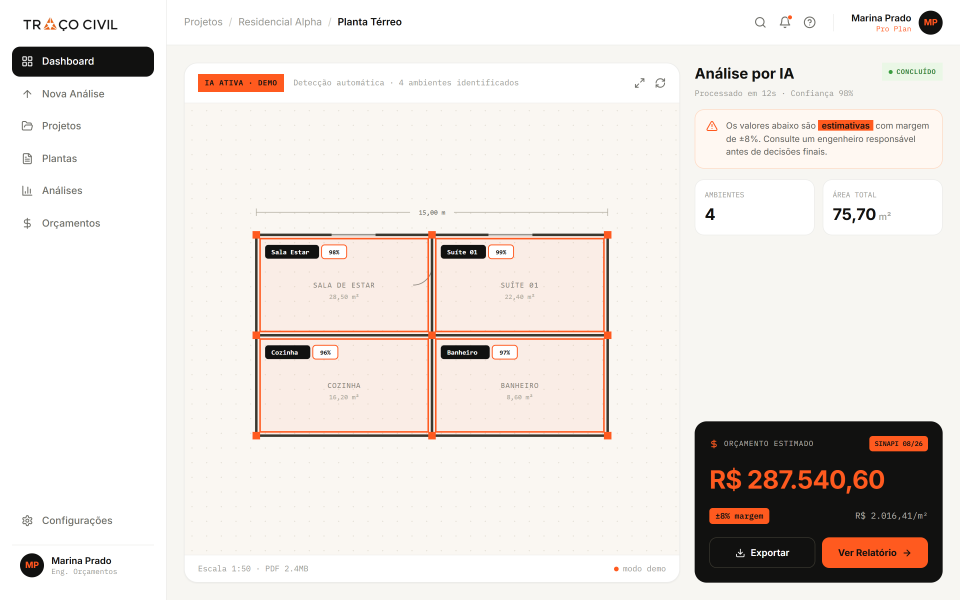
#> input picture dashboard-implementado.png, 2880 x 1800 px (shown at 1/3 size)
$ python -i detector.py   (imports and definitions only)
#> lines starting #> are read from the running program, lines starting #| are printed output that depends on the picture; after the words box and inside, x2 and y2 are one past the last pixel; in counts of white or black regions, pixels touching at a corner belong together
"""
TRAÇO - Detector de Elementos Arquitetônicos
Algoritmos para identificar paredes, portas, janelas e ambientes em plantas.
"""

import numpy as np
from PIL import Image, ImageDraw, ImageFont
from pathlib import Path
from typing import Dict, List, Tuple, Optional
import json


class PlantDetector:
    """
    Detector de elementos em plantas arquitetônicas.
    Usa processamento de imagem para identificar:
    - Paredes (linhas grossas contínuas)
    - Portas (aberturas com arco)
    - Janelas (aberturas com linhas paralelas)
    - Ambientes (regiões fechadas)
    """

    def __init__(self):
        self.wall_thickness_min = 5  # pixels
        self.wall_thickness_max = 20  # pixels
        self.min_wall_length = 50  # pixels
        self.door_arc_threshold = 0.3  # relação arco/raio
        self.window_parallel_distance = (5, 15)  # pixels entre linhas paralelas

    def detect_walls(self, image_path: str) -> Dict:
        """
        Detecta paredes na planta usando detecção de linhas e análise de espessura.
        Retorna lista de paredes com coordenadas e dimensões.
        """
#> called with image_path = '../../dashboard-implementado.png'
        try:
            import cv2
        except ImportError:
            return {
                "error": "OpenCV não instalado. Execute: pip install opencv-python",
                "walls": []
            }

        # Carrega imagem em escala de cinza
        img = cv2.imread(image_path, cv2.IMREAD_GRAYSCALE)
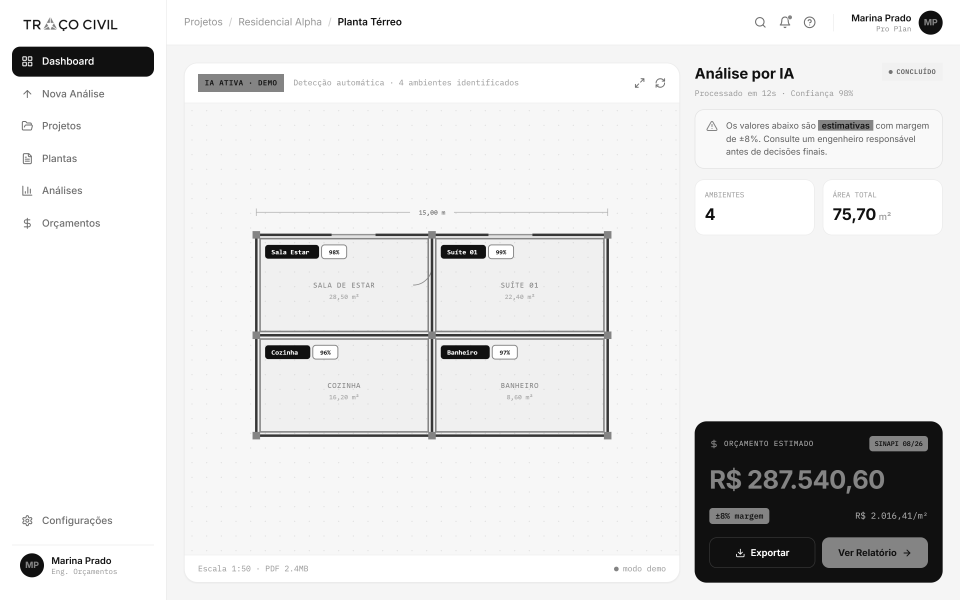
#> img: shape (1800, 2880) (shown at 1/3 size); min 3, max 255, mean 226.7
        if img is None:
            return {"error": "Não foi possível carregar a imagem", "walls": []}

        # Binarização (preto e branco)
        _, binary = cv2.threshold(img, 127, 255, cv2.THRESH_BINARY_INV)
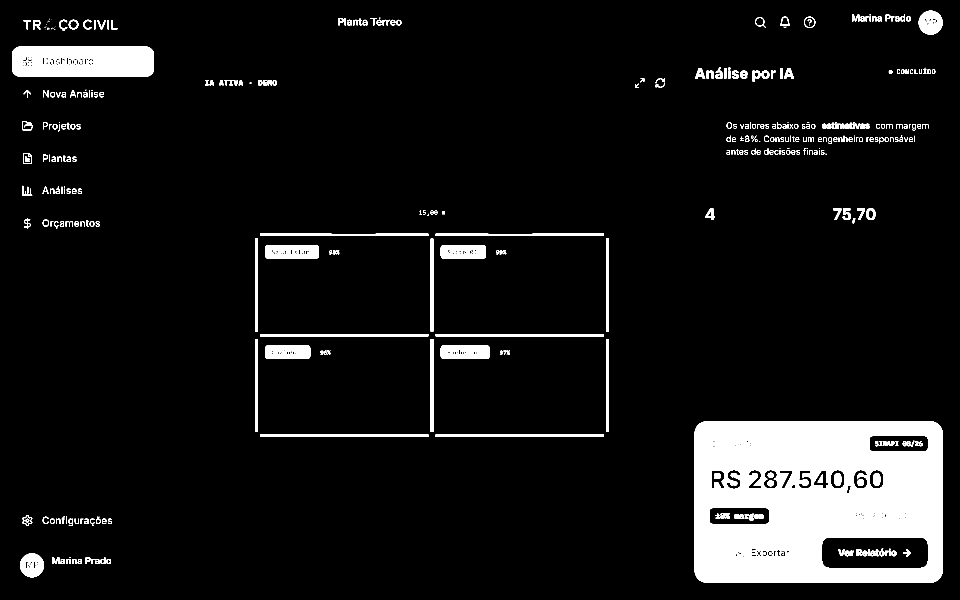
#> binary: shape (1800, 2880) (shown at 1/3 size); 8.3% white; 428 white regions (64 under 20 px)

        # Detecta contornos
        contours, _ = cv2.findContours(binary, cv2.RETR_EXTERNAL, cv2.CHAIN_APPROX_SIMPLE)
#> contours = 336 contours, 69 with area under 20; largest, box (x1, y1, x2, y2) and area: (2084, 1264, 2828, 1748) 357787, (36, 140, 462, 230) 37353, (795, 735, 957, 776) 6379, (1322, 1036, 1469, 1077) 5778, (795, 1036, 931, 1077) 5336

        walls = []
        wall_id = 0

        for contour in contours:
            # Filtra por área (paredes são longas e finas)
            area = cv2.contourArea(contour)
            if area < 500:  # Área mínima
                continue

            # Calcula bounding box
            x, y, w, h = cv2.boundingRect(contour)

            # Verifica se é uma parede (aspect ratio alto)
            aspect_ratio = max(w, h) / max(min(w, h), 1)

            if aspect_ratio > 3:  # Paredes são muito mais longas que largas
                thickness = min(w, h)

                # Verifica espessura da parede
                if self.wall_thickness_min <= thickness <= self.wall_thickness_max:
                    wall_id += 1
                    length = max(w, h)

                    # Determina orientação
                    orientation = "horizontal" if w > h else "vertical"

                    walls.append({
                        "id": wall_id,
                        "type": "wall",
                        "bbox": {"x": x, "y": y, "width": w, "height": h},
                        "length_pixels": length,
                        "thickness_pixels": thickness,
                        "orientation": orientation,
                        "area_pixels": area
                    })
#> this loop made 336 passes
#> (contour, area, x, y, w, h, aspect_ratio, thickness) on passes 30, 31, 41, 42, 43, 44, 45: ([[1307, 1303], [1307, 1310], [1811, 1310], [1811, 1303]], 3528, 1307, 1303, 505, 8, 63.12, 8), ([[780, 1303], [780, 1310], [1284, 1310], [1284, 1303]], 3528, 780, 1303, 505, 8, 63.12, 8), ([[1819, 1017], [1819, 1295], [1826, 1295], [1826, 1017]], 1946, 1819, 1017, 8, 279, 34.88, 8), ([[1292, 1017], [1292, 1295], [1299, 1295], [1299, 1017]], 1946, 1292, 1017, 8, 279, 34.88, 8), ([[765, 1017], [765, 1295], [772, 1295], [772, 1017]], 1946, 765, 1017, 8, 279, 34.88, 8), ([[1307, 1002], [1307, 1008], [1811, 1008], [1811, 1002]], 3024, 1307, 1002, 505, 7, 72.14, 7), ([[780, 1002], [780, 1008], [1284, 1008], [1284, 1002]], 3024, 780, 1002, 505, 7, 72.14, 7)
#> (area, x, y, w, h, aspect_ratio, thickness, length) on passes 54 to 58: (1952.5, 1819, 715, 8, 280, 35, 8, 280), (1952, 1292, 715, 8, 280, 35, 8, 280), (1952.5, 765, 715, 8, 280, 35, 8, 280), (2362.5, 1307, 701, 505, 7, 72.14, 7, 505), (2362.5, 780, 701, 505, 7, 72.14, 7, 505)
#> after the loop, wall_id = 12; walls = 12 items

        return {
            "walls": walls,
            "count": len(walls),
            "total_length_pixels": sum(w["length_pixels"] for w in walls)
        }

    def detect_doors(self, image_path: str) -> Dict:
        """
        Detecta portas procurando por arcos e aberturas nas paredes.
        """
#> called with image_path = '../../dashboard-implementado.png'
        try:
            import cv2
        except ImportError:
            return {"error": "OpenCV não instalado", "doors": []}

        img = cv2.imread(image_path, cv2.IMREAD_GRAYSCALE)
        if img is None:
            return {"error": "Não foi possível carregar a imagem", "doors": []}

        # Detecta círculos (arcos de portas)
        circles = cv2.HoughCircles(
            img,
            cv2.HOUGH_GRADIENT,
            dp=1,
            minDist=20,
            param1=50,
            param2=30,
            minRadius=20,
            maxRadius=100
        )
#> circles = 143 rows, first 8: [95.5, 1695.5, 36], [2791.5, 67.5, 36], [1346.5, 1060.5, 64.7], [1999.5, 1707.5, 37.9], [1565.5, 793.5, 95], [2371.5, 418.5, 45.8], [1367.5, 771.5, 63.8], [2341.5, 419.5, 46.3]

        doors = []
        door_id = 0

        if circles is not None:
            circles = np.round(circles[0, :]).astype("int")
#> circles = 143 rows, first 8: [96, 1696, 36], [2792, 68, 36], [1346, 1060, 65], [2000, 1708, 38], [1566, 794, 95], [2372, 418, 46], [1368, 772, 64], [2342, 420, 46]

            for (x, y, r) in circles:
                door_id += 1

                # Estima largura da porta (diâmetro do arco)
                width_pixels = r * 2

                doors.append({
                    "id": door_id,
                    "type": "door",
                    "center": {"x": int(x), "y": int(y)},
                    "radius_pixels": int(r),
                    "width_pixels": int(width_pixels),
                    "estimated_width_m": round(width_pixels * 0.01, 2)  # Estimativa grosseira
                })
#> this loop made 143 passes
#> (x, y, r, width_pixels) on passes 1 to 12: (96, 1696, 36, 72), (2792, 68, 36, 72), (1346, 1060, 65, 130), (2000, 1708, 38, 76), (1566, 794, 95, 190), (2372, 418, 46, 92), (1368, 772, 64, 128), (2342, 420, 46, 92), (2640, 378, 52, 104), (2436, 380, 72, 144), (972, 640, 97, 194), (1500, 640, 97, 194)
#> after the loop, door_id = 143; doors = 143 items

        return {
            "doors": doors,
            "count": len(doors)
        }

    def detect_windows(self, image_path: str) -> Dict:
        """
        Detecta janelas procurando por linhas paralelas próximas (representando a abertura).
        """
#> called with image_path = '../../dashboard-implementado.png'
        try:
            import cv2
        except ImportError:
            return {"error": "OpenCV não instalado", "windows": []}

        img = cv2.imread(image_path, cv2.IMREAD_GRAYSCALE)
        if img is None:
            return {"error": "Não foi possível carregar a imagem", "windows": []}

        # Detecta linhas usando Hough
        edges = cv2.Canny(img, 50, 150, apertureSize=3)
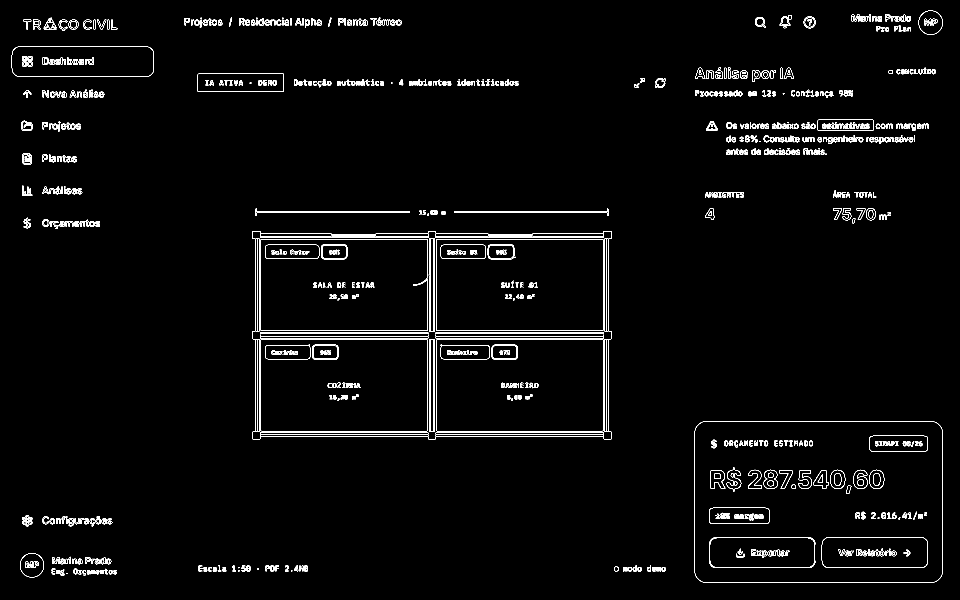
#> edges: shape (1800, 2880) (shown at 1/3 size); 1.7% white in thin lines or dots
        lines = cv2.HoughLinesP(
            edges,
            rho=1,
            theta=np.pi/180,
            threshold=100,
            minLineLength=30,
            maxLineGap=10
        )
#> lines = 584 rows, first 6: [1308, 1009, 1810, 1009], [1307, 713, 1811, 713], [780, 1014, 1284, 1014], [780, 1001, 1284, 1001], [765, 1019, 1826, 1019], [765, 718, 1826, 718]

        windows = []
        window_id = 0

        if lines is not None:
            # Agrupa linhas paralelas próximas
            processed_pairs = set()

            for i, line1 in enumerate(lines):
                x1, y1, x2, y2 = line1[0]

                for j, line2 in enumerate(lines[i+1:], start=i+1):
                    if (i, j) in processed_pairs:
                        continue

                    x3, y3, x4, y4 = line2[0]

                    # Verifica se são paralelas
                    angle1 = np.arctan2(y2 - y1, x2 - x1)
                    angle2 = np.arctan2(y4 - y3, x4 - x3)

                    angle_diff = abs(angle1 - angle2)
                    if angle_diff > np.pi / 2:
                        angle_diff = np.pi - angle_diff

                    # Linhas paralelas têm ângulos muito próximos
                    if angle_diff < 0.1:  # ~5 graus
                        # Calcula distância entre as linhas
                        # (simplificado: distância do ponto médio)
                        mid1 = ((x1 + x2) / 2, (y1 + y2) / 2)
                        mid2 = ((x3 + x4) / 2, (y3 + y4) / 2)

                        distance = np.sqrt((mid1[0] - mid2[0])**2 + (mid1[1] - mid2[1])**2)

                        if self.window_parallel_distance[0] <= distance <= self.window_parallel_distance[1]:
                            window_id += 1
                            processed_pairs.add((i, j))

                            length = max(
                                np.sqrt((x2 - x1)**2 + (y2 - y1)**2),
                                np.sqrt((x4 - x3)**2 + (y4 - y3)**2)
                            )

                            windows.append({
                                "id": window_id,
                                "type": "window",
                                "length_pixels": int(length),
                                "gap_pixels": int(distance),
                                "estimated_width_m": round(length * 0.01, 2)
                            })
#> this loop made 584 passes
#> after the loop, processed_pairs = 566 items; window_id = 566; windows = 566 items

        return {
            "windows": windows,
            "count": len(windows)
        }

    def detect_rooms(self, image_path: str) -> Dict:
        """
        Detecta ambientes (cômodos) procurando por regiões fechadas.
        """
#> called with image_path = '../../dashboard-implementado.png'
        try:
            import cv2
        except ImportError:
            return {"error": "OpenCV não instalado", "rooms": []}

        img = cv2.imread(image_path, cv2.IMREAD_GRAYSCALE)
        if img is None:
            return {"error": "Não foi possível carregar a imagem", "rooms": []}

        # Binarização
        _, binary = cv2.threshold(img, 127, 255, cv2.THRESH_BINARY_INV)

        # Inverte para encontrar regiões internas
        binary_inv = cv2.bitwise_not(binary)
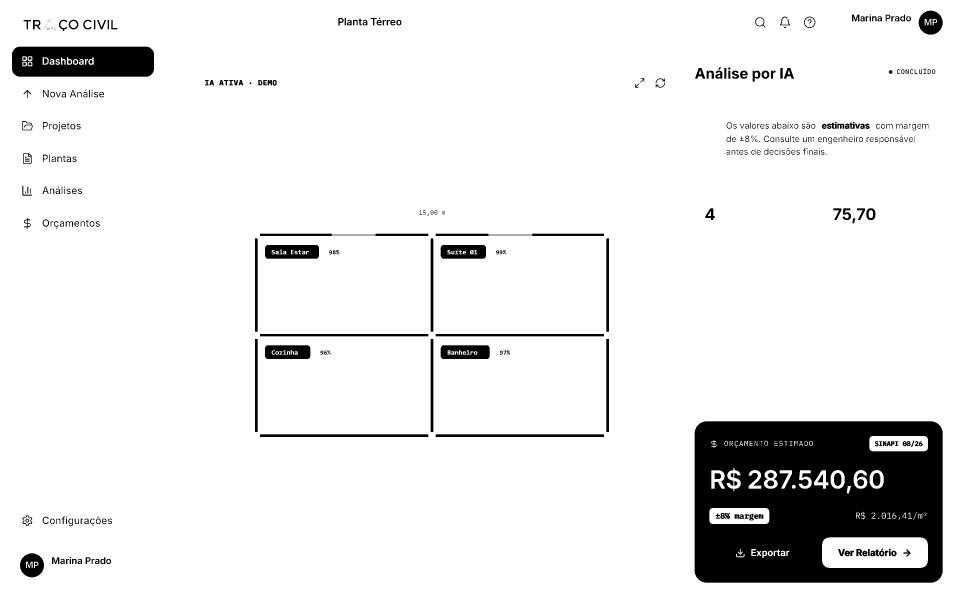
#> binary_inv: shape (1800, 2880) (shown at 1/3 size); 91.7% white; 428 black regions (64 under 20 px)

        # Encontra contornos internos
        contours, hierarchy = cv2.findContours(binary_inv, cv2.RETR_TREE, cv2.CHAIN_APPROX_SIMPLE)
#> contours = 729 contours, 141 with area under 20; largest, box (x1, y1, x2, y2) and area: (0, 0, 2880, 1800) 5179321, (2083, 1263, 2829, 1749) 360157, (35, 139, 463, 231) 38327, (2466, 1612, 2784, 1704) 28397, (2128, 1524, 2308, 1572) 8309

        rooms = []
        room_id = 0

        if hierarchy is not None:
            for i, contour in enumerate(contours):
                # Verifica se é um contorno interno (tem pai)
                if hierarchy[0][i][3] != -1:
                    area = cv2.contourArea(contour)

                    # Filtra por área mínima (cômodos têm área significativa)
                    if area > 5000:  # ~5000 pixels²
                        room_id += 1

                        x, y, w, h = cv2.boundingRect(contour)

                        # Calcula área em m² (estimativa grosseira: 100px = 1m)
                        area_m2 = round(area / 10000, 2)

                        rooms.append({
                            "id": room_id,
                            "type": "room",
                            "bbox": {"x": x, "y": y, "width": w, "height": h},
                            "area_pixels": int(area),
                            "area_m2_estimated": area_m2,
                            "perimeter_pixels": int(cv2.arcLength(contour))
                        })
#> this loop made 52 passes
#> (area, room_id, x, y, w, h, area_m2) on pass 52: (360157, 1, 2083, 1263, 746, 486, 36.02)
#> area on passes 2, 3, 4, 6, 7, 9: 204, 48.5, 177, 80.5, 177, 170
#> after the loop, room_id = 1; rooms = []

        return {
            "rooms": rooms,
            "count": len(rooms),
            "total_area_m2_estimated": round(sum(r["area_m2_estimated"] for r in rooms), 2)
        }

    def analyze_plant(self, image_path: str) -> Dict:
        """
        Executa análise completa da planta, detectando todos os elementos.
        """
        result = {
            "image_path": image_path,
            "analysis_timestamp": None,
            "walls": self.detect_walls(image_path),
            "doors": self.detect_doors(image_path),
            "windows": self.detect_windows(image_path),
            "rooms": self.detect_rooms(image_path)
        }

        from datetime import datetime
        result["analysis_timestamp"] = datetime.now().isoformat()

        # Calcula estatísticas gerais
        result["summary"] = {
            "total_walls": result["walls"].get("count", 0),
            "total_doors": result["doors"].get("count", 0),
            "total_windows": result["windows"].get("count", 0),
            "total_rooms": result["rooms"].get("count", 0),
            "estimated_area_m2": result["rooms"].get("total_area_m2_estimated", 0)
        }

        return result

    # [98 lines left out: function generate_visualization, not called in this run]

#> (the run stopped early here; a loop or call above may not have finished)
